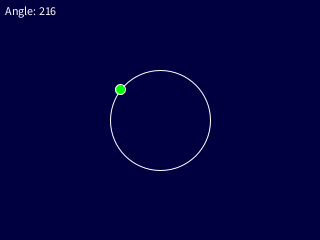
Frame 1 (no input)
Frame 60 (the mouse pressed at the canvas centre just before this capture): identical to frame 1, image omitted
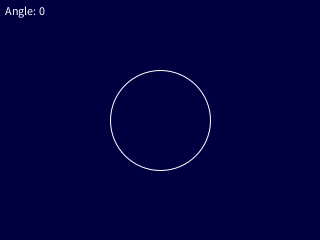
Frame 120 (the mouse held since frame 60 and released just before this capture)

The Processing sketch that drew these frames (run headless with seeded random() and noise(); from frame 60 on, the mouse is pressed at the canvas centre):

// Processing sketch: AngleAssist
// ── AngleAssist.pde
/**
 * A short program to coordinate the angle of facing based on the mouse position.
 *
 * ~ (Tilde) - Toggles the FPS counter.
 */

private FramesCounter framesCounter;

public void setup()
{
	size(320, 240);
	smooth();

	framesCounter = new FramesCounter();
}

public void draw()
{
	background(0, 0, 64);

	fill(255);
	framesCounter.show();

	// Draw the circle
	noFill();
	stroke(255);
	ellipse(width / 2, height / 2, 100, 100);

	// Calculate ball's position.
	float lengthX = mouseX - (width / 2);
	float lengthY = mouseY - (height / 2);

	float hypotenuse = sqrt(pow(lengthX, 2) + pow(lengthY, 2));

	// float angleInRadians = asin(lengthY / hypotenuse);
	float angleInRadians = acos(lengthX / hypotenuse);

	if (mouseY < height / 2)
	{
		angleInRadians = TWO_PI - angleInRadians;
	}

	PVector ballPosition = new PVector((width / 2) + (cos(angleInRadians) * 50), 
		(height / 2) + (sin(angleInRadians) * 50));

	fill(0, 255, 0);
	ellipse(ballPosition.x, ballPosition.y, 10, 10);

	// Angles display
	fill(255);
	text("Angle: " + (int)degrees(angleInRadians), 5, 15);
}

public void keyReleased() 
{
	framesCounter.update();
}
/**
* FramesCounter.pde
*
* Displays the current frames and updates every second.
*/
public class FramesCounter
{
	public static final int F3_VALUE = 114;
	public static final int TILDE_VALUE = 192;

	private int currentFrames, fpsTimer;
	private boolean enabled;

	public FramesCounter()
	{
	}

	public FramesCounter(boolean enabled)
	{
		this.enabled = enabled;
	}

	public void update()
	{
		if (keyCode == TILDE_VALUE)
		{
			setEnabled(!isEnabled());
			setFpsTimer(0);
		}
	}

	public void show()
	{
		if (isEnabled())
		{
			if (getFpsTimer() >= 5)
			{
				setCurrentFrames((int)frameRate);
				setFpsTimer(0);
			}

			fill(255);

			// text(fpsTimer, 100, 100); //debug
			text(getCurrentFrames(), width - 20, height - 5);

			setFpsTimer(getFpsTimer() + 1);
		}
	}

	//
	// Getters / Setters
	//

	public int getCurrentFrames()
	{
		return this.currentFrames;
	}

	protected void setCurrentFrames(int currentFrames)
	{
		this.currentFrames = currentFrames;
	}

	public boolean isEnabled()
	{
		return this.enabled;
	}

	protected void setEnabled(boolean isEnabled)
	{
		this.enabled = isEnabled;
	}

	public int getFpsTimer()
	{
		return this.fpsTimer;
	}

	protected void setFpsTimer(int fpsTimer)
	{
		this.fpsTimer = fpsTimer;
	}
}
